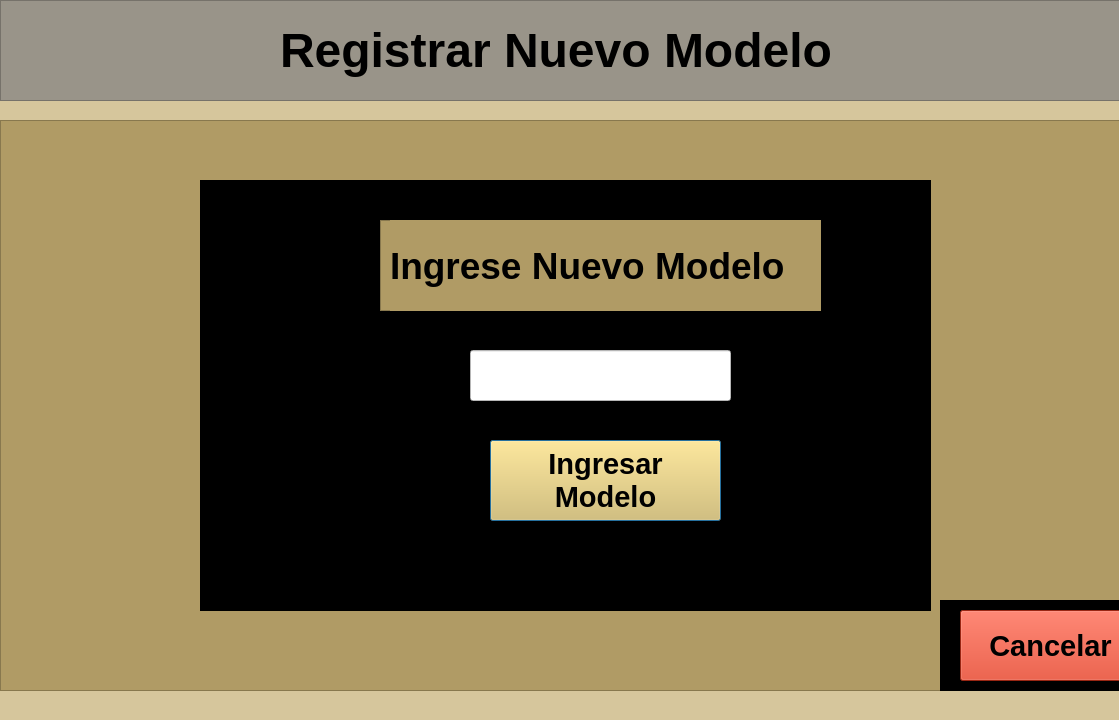
<?xml version="1.0" encoding="UTF-8"?>
<ui version="4.0">
 <class>RegistrarModeloWindow</class>
 <widget class="QDialog" name="RegistrarModeloWindow">
  <property name="geometry">
   <rect>
    <x>0</x>
    <y>0</y>
    <width>1119</width>
    <height>720</height>
   </rect>
  </property>
  <property name="windowTitle">
   <string>Dialog</string>
  </property>
  <property name="styleSheet">
   <string notr="true">background-color: rgb(214, 198, 156);</string>
  </property>
  <widget class="QFrame" name="frame_3">
   <property name="geometry">
    <rect>
     <x>0</x>
     <y>0</y>
     <width>1121</width>
     <height>101</height>
    </rect>
   </property>
   <property name="styleSheet">
    <string notr="true">background-color: rgb(153, 148, 137);</string>
   </property>
   <property name="frameShape">
    <enum>QFrame::StyledPanel</enum>
   </property>
   <property name="frameShadow">
    <enum>QFrame::Raised</enum>
   </property>
   <widget class="QLabel" name="registrarModelo_Title">
    <property name="geometry">
     <rect>
      <x>280</x>
      <y>10</y>
      <width>671</width>
      <height>81</height>
     </rect>
    </property>
    <property name="font">
     <font>
      <pointsize>36</pointsize>
      <weight>75</weight>
      <bold>true</bold>
     </font>
    </property>
    <property name="text">
     <string>Registrar Nuevo Modelo</string>
    </property>
   </widget>
  </widget>
  <widget class="QFrame" name="frame">
   <property name="geometry">
    <rect>
     <x>0</x>
     <y>120</y>
     <width>1121</width>
     <height>571</height>
    </rect>
   </property>
   <property name="styleSheet">
    <string notr="true">background-color: rgb(176, 155, 101);</string>
   </property>
   <property name="frameShape">
    <enum>QFrame::StyledPanel</enum>
   </property>
   <property name="frameShadow">
    <enum>QFrame::Raised</enum>
   </property>
   <widget class="QFrame" name="frame_12">
    <property name="geometry">
     <rect>
      <x>200</x>
      <y>60</y>
      <width>731</width>
      <height>431</height>
     </rect>
    </property>
    <property name="styleSheet">
     <string notr="true">background-color: rgb(0, 0, 0);</string>
    </property>
    <property name="frameShape">
     <enum>QFrame::StyledPanel</enum>
    </property>
    <property name="frameShadow">
     <enum>QFrame::Raised</enum>
    </property>
    <widget class="QFrame" name="frame_13">
     <property name="geometry">
      <rect>
       <x>180</x>
       <y>40</y>
       <width>441</width>
       <height>91</height>
      </rect>
     </property>
     <property name="styleSheet">
      <string notr="true">background-color: rgb(176, 155, 101);</string>
     </property>
     <property name="frameShape">
      <enum>QFrame::StyledPanel</enum>
     </property>
     <property name="frameShadow">
      <enum>QFrame::Raised</enum>
     </property>
     <widget class="QLabel" name="ingreseModeloLbl">
      <property name="geometry">
       <rect>
        <x>10</x>
        <y>0</y>
        <width>441</width>
        <height>91</height>
       </rect>
      </property>
      <property name="font">
       <font>
        <pointsize>28</pointsize>
        <weight>75</weight>
        <bold>true</bold>
       </font>
      </property>
      <property name="text">
       <string>Ingrese Nuevo Modelo</string>
      </property>
     </widget>
    </widget>
    <widget class="QLineEdit" name="IngresarModelo_lineEdit">
     <property name="geometry">
      <rect>
       <x>270</x>
       <y>170</y>
       <width>261</width>
       <height>51</height>
      </rect>
     </property>
     <property name="styleSheet">
      <string notr="true">background-color: rgb(255, 255, 255);</string>
     </property>
    </widget>
    <widget class="QPushButton" name="IngresarModelo_Btn">
     <property name="geometry">
      <rect>
       <x>290</x>
       <y>260</y>
       <width>231</width>
       <height>81</height>
      </rect>
     </property>
     <property name="font">
      <font>
       <pointsize>22</pointsize>
       <weight>75</weight>
       <bold>true</bold>
      </font>
     </property>
     <property name="styleSheet">
      <string notr="true">background-color: rgb(229, 190, 88);</string>
     </property>
     <property name="text">
      <string>Ingresar 
Modelo</string>
     </property>
    </widget>
   </widget>
   <widget class="QFrame" name="frame_19">
    <property name="geometry">
     <rect>
      <x>940</x>
      <y>480</y>
      <width>181</width>
      <height>91</height>
     </rect>
    </property>
    <property name="styleSheet">
     <string notr="true">background-color: rgb(0, 0, 0);</string>
    </property>
    <property name="frameShape">
     <enum>QFrame::StyledPanel</enum>
    </property>
    <property name="frameShadow">
     <enum>QFrame::Raised</enum>
    </property>
    <widget class="QPushButton" name="CancelarRegistroModelo_Btn">
     <property name="geometry">
      <rect>
       <x>20</x>
       <y>10</y>
       <width>181</width>
       <height>71</height>
      </rect>
     </property>
     <property name="font">
      <font>
       <pointsize>22</pointsize>
       <weight>75</weight>
       <bold>true</bold>
      </font>
     </property>
     <property name="styleSheet">
      <string notr="true">background-color: rgb(214, 53, 26);</string>
     </property>
     <property name="text">
      <string>Cancelar</string>
     </property>
    </widget>
   </widget>
  </widget>
 </widget>
 <resources/>
 <connections>
  <connection>
   <sender>IngresarModelo_Btn</sender>
   <signal>clicked()</signal>
   <receiver>RegistrarModeloWindow</receiver>
   <slot>registrarModelo()</slot>
   <hints>
    <hint type="sourcelabel">
     <x>647</x>
     <y>484</y>
    </hint>
    <hint type="destinationlabel">
     <x>660</x>
     <y>697</y>
    </hint>
   </hints>
  </connection>
  <connection>
   <sender>CancelarRegistroModelo_Btn</sender>
   <signal>clicked()</signal>
   <receiver>RegistrarModeloWindow</receiver>
   <slot>cerrarRegistroModeloWindow()</slot>
   <hints>
    <hint type="sourcelabel">
     <x>982</x>
     <y>630</y>
    </hint>
    <hint type="destinationlabel">
     <x>980</x>
     <y>693</y>
    </hint>
   </hints>
  </connection>
 </connections>
 <slots>
  <slot>registrarModelo()</slot>
  <slot>cerrarRegistroModeloWindow()</slot>
 </slots>
</ui>
